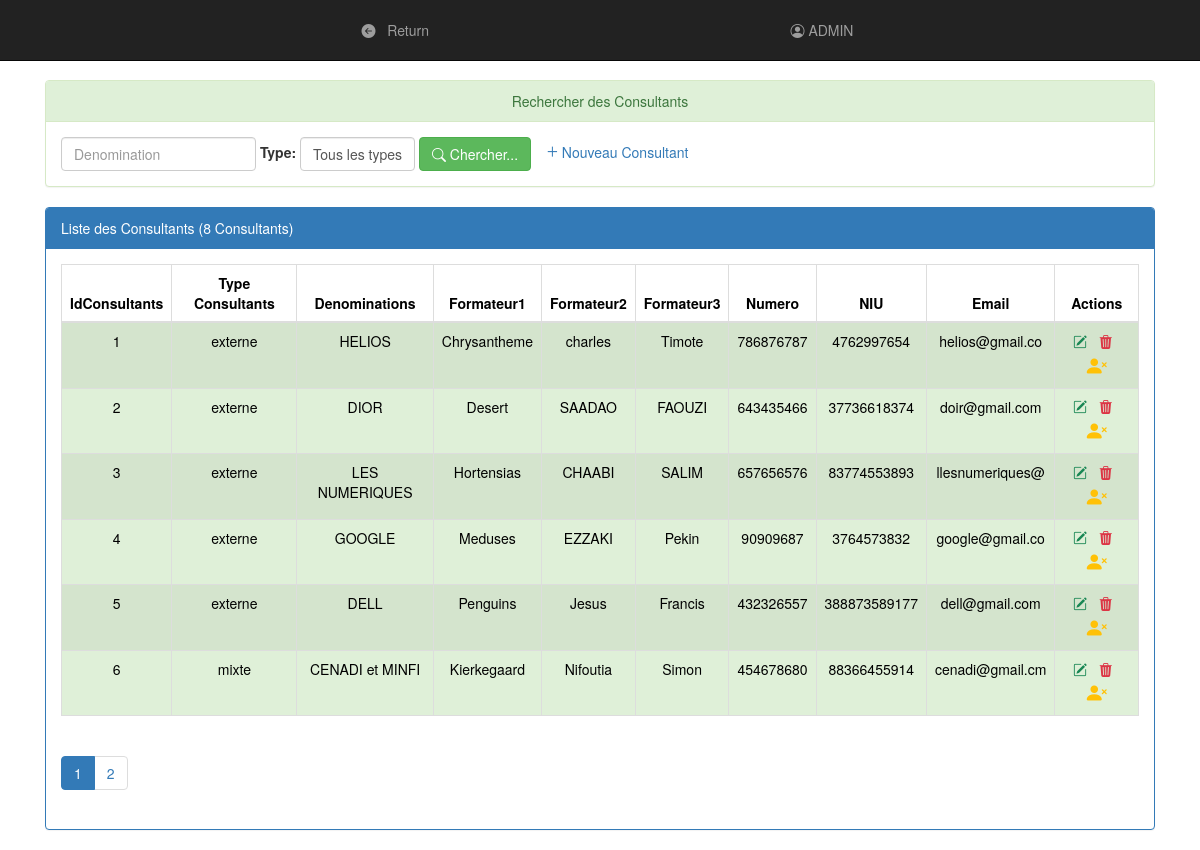
Screenshot of /pages/consultant.php (signed in) with the database file from the repository.
### tables this page shows
create table Consultant (
    idConsultant int(4) auto_increment primary key,
     
    typeConsultant varchar(50),  
    denomination varchar(50),
    formateur1 varchar(50),
    formateur2 varchar(50),
    formateur3 varchar(50),
    numTel int(15),
    NIU varchar(20),
    email varchar(15),
    mot_de_passe varchar(50),
    etat int(1),   
    idAdministrateur int(4),
    idSeminaire int(4)
);

### pages/consultant.php (the view, shortened to what this page needs)
<?php
    require_once('connexiondb.php');
    $denomination=isset($_GET['denomination'])?$_GET['denomination']:"";
    $typeConsult=isset($_GET['typeConsultant'])?$_GET['typeConsultant']:"all";
    $size=isset($_GET['size'])?$_GET['size']:6;
    $page=isset($_GET['page'])?$_GET['page']:1;
    $offset=($page-1)*$size;
    if($typeConsult=="all"){
        $requeteForm="select * from Consultant
                where denomination like '%$denomination%'
                limit $size
                offset $offset";
        $requeteCount="select count(*) countForm from Consultant
                where denomination like '%$denomination%'";
    }
    $resultatForm=$conn->query($requeteForm);
    $resultatCount=$conn->query($requeteCount);
    $tabCount=$resultatCount->fetch();
    $nbrForm=$tabCount['countForm'];
    $reste=$nbrForm % $size;
    if($reste===0)
        $nbrPage=$nbrForm/$size;
    else
        $nbrPage=floor($nbrForm/$size)+1;
?>
<!DOCTYPE HTML>
<HTML>
    <head>
        <link rel="stylesheet" href="https://cdn.jsdelivr.net/npm/bootstrap-icons@1.11.3/font/bootstrap-icons.min.css">
        <link rel="stylesheet" href="https://cdn.jsdelivr.net/npm/bootstrap@5.3.3/dist/css/bootstrap.min.css">
        <link rel="stylesheet" type="text/css" href="../css/bootstrap.css">
        <link rel="stylesheet" type="text/css" href="../css/font-awesome.min.css">
        <link rel="stylesheet" type="text/css" href="../css/monstyle.css">
        <link rel="stylesheet" href="../CSS/bootstrap.min.css">
    </head>
    <body>
        <?php require_once('menu1.php'); ?>
        <br>
        <div class="container">
            <div class="panel panel-success margetop60">
				<div class="panel-heading text-center">Rechercher des Consultants</div>
				<div class="panel-body">
					<form method="get" action="consultant.php" class="form-inline">
						<div class="form-group">
                            <input type="text" name="denomination"
                                   placeholder="Denomination"
                                   class="form-control"
                                   value="<?php echo $denomination ?>"/>
                        </div>
                        <label for="typeConsultant">Type:</label>
                        <select name="typeConsultant" class="form-control" id="typeConsultant" onchange="this.form.submit()">
                            <option value="all" <?php if($typeConsult==="all") echo "selected"?>> Tous les types </option>
                        </select>
				        <button type="submit" class="btn btn-success">
                            <span class="bi bi-search"></span>
                            Chercher...
                        </button>
                        <a href="newForm">
                            <span class="glyphicon glyphicon-plus" style="font-size: 2rem;"></span>
                            Nouveau Consultant
                        </a>
					</form>
				</div>
			</div>
            <div class="panel panel-primary">
                <div class="panel-heading">Liste des Consultants (<?php echo $nbrForm ?> Consultants)</div>
                <div class="panel-body">
                    <table class="table table-striped table-bordered">
                        <thead>
                            <tr>
                                <th class="text-center">IdConsultants</th><th class="text-center">Type Consultants</th><th class="text-center">Denominations</th><th class="text-center">Formateur1</th><th class="text-center">Formateur2</th><th class="text-center">Formateur3</th><th class="text-center">Numero</th><th class="text-center">NIU</th><th class="text-center">Email</th><th class="text-center">Actions</th>
                            </tr>
                        </thead>
                        <tbody>
                            <?php while($Consultant=$resultatForm->fetch()){ ?>
                                <tr class="<?php echo $Consultant['etat']==1?'success':'danger'?>">
                                    <td class="text-center"><?php echo $Consultant['idConsultant'] ?> </td>
                                    <td class="text-center"><?php echo $Consultant['typeConsultant'] ?> </td>
                                    <td class="text-center"><?php echo $Consultant['denomination'] ?> </td>
                                    <td class="text-center"><?php echo $Consultant['formateur1'] ?> </td>
                                    <td class="text-center"><?php echo $Consultant['formateur2'] ?> </td>
                                    <td class="text-center"><?php echo $Consultant['formateur3'] ?> </td>
                                    <td class="text-center"><?php echo $Consultant['numTel'] ?> </td>
                                    <td class="text-center"><?php echo $Consultant['NIU'] ?> </td>
                                    <td class="text-center"><?php echo $Consultant['email'] ?> </td>
                                        <td class="text-center">
                                            <a href="editerForm?idConsultant=<?php echo $Consultant['idConsultant'] ?>">
                                                <span class="bi bi-pencil-square" style="color: var(--bs-success);"></span>
                                            </a>
                                            <a onclick="return confirm('Etes vous sur de vouloir supprimer le Consultant??')"
                                                href="deleteForm?idConsultant=<?php echo $Consultant['idConsultant'] ?>">
                                                    <span class="bi bi-trash3-fill" style="color: var(--bs-danger);"></span>
                                            </a>
                                            <a href="activerForm?idConsultant=<?php echo $Consultant['idConsultant'] ?>&etat=<?php echo $Consultant['etat']?>">
                                                <?php
                                                    if($Consultant['etat']==1)
                                                        echo '<span class="bi bi-person-x-fill" style="color: var(--bs-warning); font-size: 2rem;"></span>';
                                                    else
                                                        echo '<span class="bi bi-person-check-fill" style="color: var(--bs-warning); font-size: 2rem;"></span>';
                                                ?>
                                            </a>
                                        </td>
                                </tr>
                            <?PHP } ?>
                       </tbody>
                    </table>
                <div>
                    <ul class="pagination">
                        <?php for($i=1;$i<=$nbrPage;$i++){ ?>
                            <li class="<?php if($i==$page) echo 'active' ?>">
            <a href="consultant?page=<?php echo $i;?>&denomination=<?php echo $denomination ?>&typeConsultant=<?php echo $typeConsult ?>">
                                    <?php echo $i; ?>
                                </a>
                             </li>
                        <?php } ?>
                    </ul>
                </div>
                </div>
            </div>
        </div>
    </body>
</HTML>

### pages/menu1.php
<?php
	require_once('connexiondb.php');
	$requete=$conn->prepare("SELECT * FROM Administrateur");
	$requete->execute();
	$resultat = $requete->fetch();
?>
<nav class="navbar navbar-inverse navbar-fixed-top">
	<div class="container-fluid">
		<ul class="nav navbar-nav">
			<li><a href="Admin">
 				<i class="bi bi-arrow-left-circle-fill"></i>
				&nbsp Return
				</a>
			</li>
		</ul>
		<ul class="nav navbar-nav navbar-right">
			<li>
				<a href="editerAdmin?idAdministrateur=<?php echo $resultat ['idAdministrateur'] ?>">
					<i class="bi bi-person-circle"></i>
					<?php echo  ' '.$resultat['nom']?>
				</a>
			</li>
		</ul>
	</div>
</nav>

### CSS/monstyle.css (style rules this page uses)
.margetop60 { margin-top: 60px; }
.form-group { position: relative; }

### rows the page displays
consultant: idConsultant "1", typeConsultant "externe", denomination "HELIOS", formateur1 "Chrysantheme", formateur2 "charles", formateur3 "Timote", numTel "786876787", NIU "4762997654", email "helios@gmail.co", etat 1 (drawn)
consultant: idConsultant "2", typeConsultant "externe", denomination "DIOR", formateur1 "Desert", formateur2 "SAADAO", formateur3 "FAOUZI", numTel "643435466", NIU "37736618374", email "doir@gmail.com", etat 1 (drawn)
consultant: idConsultant "3", typeConsultant "externe", denomination "LES NUMERIQUES", formateur1 "Hortensias", formateur2 "CHAABI", formateur3 "SALIM", numTel "657656576", NIU "83774553893", email "llesnumeriques@", etat 1 (drawn)
consultant: idConsultant "4", typeConsultant "externe", denomination "GOOGLE", formateur1 "Meduses", formateur2 "EZZAKI", formateur3 "Pekin", numTel "90909687", NIU "3764573832", email "google@gmail.co", etat 1 (drawn)
consultant: idConsultant "5", typeConsultant "externe", denomination "DELL", formateur1 "Penguins", formateur2 "Jesus", formateur3 "Francis", numTel "432326557", NIU "388873589177", email "dell@gmail.com", etat 1 (drawn)
consultant: idConsultant "6", typeConsultant "mixte", denomination "CENADI et MINFI", formateur1 "Kierkegaard", formateur2 "Nifoutia", formateur3 "Simon", numTel "454678680", NIU "88366455914", email "cenadi@gmail.cm", etat 1 (drawn)

### other values shown
$resultat['nom'] "ADMIN"
$nbrForm "8"
